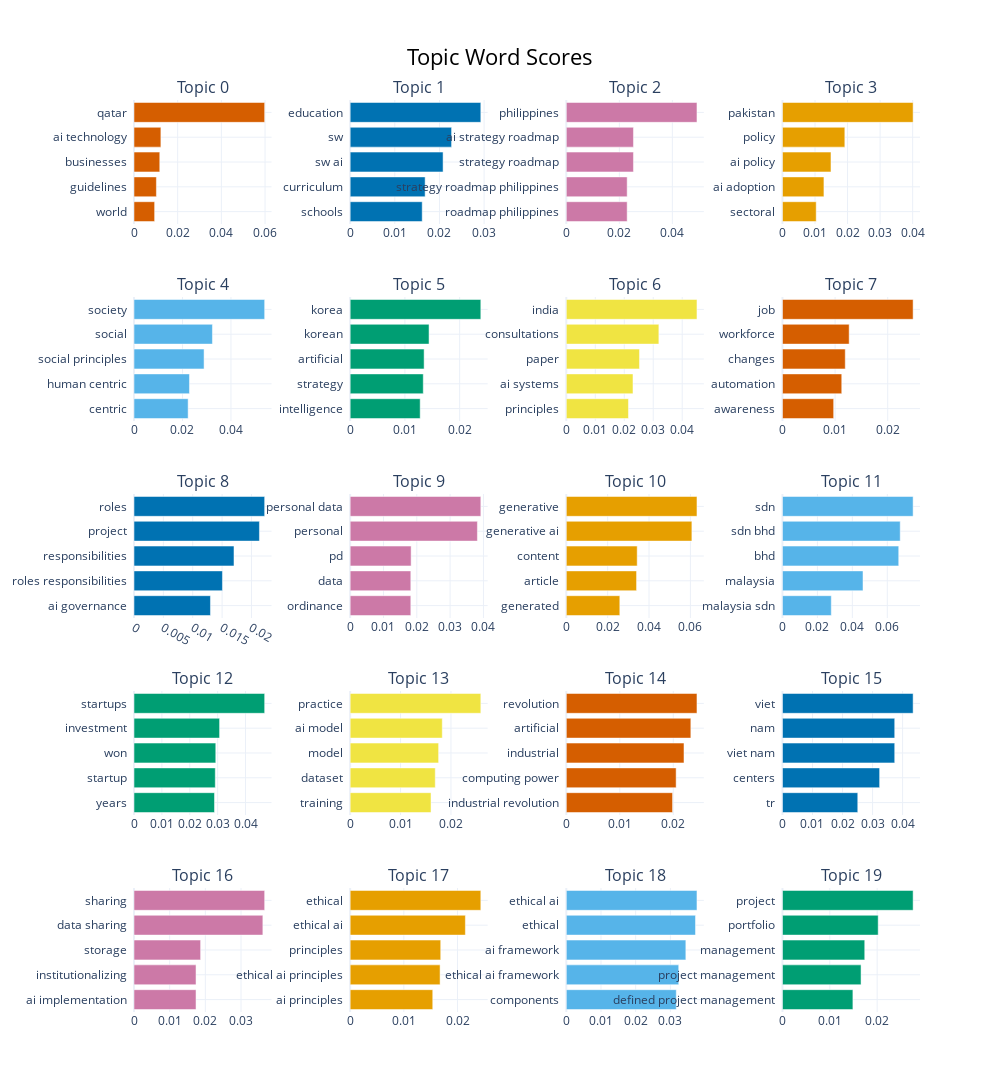

Notebook code cell kept with this figure:
### Code cell
topic_model.visualize_barchart(top_n_topics=20)

### Figure 1 — Plotly figure (JSON) as saved in the notebook; plotly's stock layout.template omitted (floating-point values rounded to 4 significant figures)
{"data": [{"marker": {"color": "#D55E00"}, "orientation": "h", "type": "bar", "x": [0.009444, 0.01026, 0.0118, 0.01231, 0.05983], "xaxis": "x", "y": ["world  ", "guidelines  ", "businesses  ", "ai technology  ", "qatar  "], "yaxis": "y"}, {"marker": {"color": "#0072B2"}, "orientation": "h", "type": "bar", "x": [0.01614, 0.01679, 0.02081, 0.02271, 0.02926], "xaxis": "x2", "y": ["schools  ", "curriculum  ", "sw ai  ", "sw  ", "education  "], "yaxis": "y2"}, {"marker": {"color": "#CC79A7"}, "orientation": "h", "type": "bar", "x": [0.02296, 0.02296, 0.02533, 0.02533, 0.04929], "xaxis": "x3", "y": ["roadmap philippines  ", "strategy roadmap philippines  ", "strategy roadmap  ", "ai strategy roadmap  ", "philippines  "], "yaxis": "y3"}, {"marker": {"color": "#E69F00"}, "orientation": "h", "type": "bar", "x": [0.01037, 0.01274, 0.01491, 0.01916, 0.04014], "xaxis": "x4", "y": ["sectoral  ", "ai adoption  ", "ai policy  ", "policy  ", "pakistan  "], "yaxis": "y4"}, {"marker": {"color": "#56B4E9"}, "orientation": "h", "type": "bar", "x": [0.02233, 0.02288, 0.0289, 0.03235, 0.0539], "xaxis": "x5", "y": ["centric  ", "human centric  ", "social principles  ", "social  ", "society  "], "yaxis": "y5"}, {"marker": {"color": "#009E73"}, "orientation": "h", "type": "bar", "x": [0.01279, 0.01336, 0.01351, 0.01441, 0.02387], "xaxis": "x6", "y": ["intelligence  ", "strategy  ", "artificial  ", "korean  ", "korea  "], "yaxis": "y6"}, {"marker": {"color": "#F0E442"}, "orientation": "h", "type": "bar", "x": [0.02145, 0.02302, 0.02526, 0.03195, 0.0451], "xaxis": "x7", "y": ["principles  ", "ai systems  ", "paper  ", "consultations  ", "india  "], "yaxis": "y7"}, {"marker": {"color": "#D55E00"}, "orientation": "h", "type": "bar", "x": [0.00973, 0.01127, 0.01193, 0.01267, 0.02483], "xaxis": "x8", "y": ["awareness  ", "automation  ", "changes  ", "workforce  ", "job  "], "yaxis": "y8"}, {"marker": {"color": "#0072B2"}, "orientation": "h", "type": "bar", "x": [0.01302, 0.01506, 0.01703, 0.02136, 0.02225], "xaxis": "x9", "y": ["ai governance  ", "roles responsibilities  ", "responsibilities  ", "project  ", "roles  "], "yaxis": "y9"}, {"marker": {"color": "#CC79A7"}, "orientation": "h", "type": "bar", "x": [0.0182, 0.0182, 0.01829, 0.03819, 0.03921], "xaxis": "x10", "y": ["ordinance  ", "data  ", "pd  ", "personal  ", "personal data  "], "yaxis": "y10"}, {"marker": {"color": "#E69F00"}, "orientation": "h", "type": "bar", "x": [0.02587, 0.03397, 0.03428, 0.06072, 0.06318], "xaxis": "x11", "y": ["generated  ", "article  ", "content  ", "generative ai  ", "generative  "], "yaxis": "y11"}, {"marker": {"color": "#56B4E9"}, "orientation": "h", "type": "bar", "x": [0.02795, 0.04609, 0.06654, 0.06739, 0.07478], "xaxis": "x12", "y": ["malaysia sdn  ", "malaysia  ", "bhd  ", "sdn bhd  ", "sdn  "], "yaxis": "y12"}, {"marker": {"color": "#009E73"}, "orientation": "h", "type": "bar", "x": [0.02887, 0.02916, 0.02933, 0.0307, 0.04687], "xaxis": "x13", "y": ["years  ", "startup  ", "won  ", "investment  ", "startups  "], "yaxis": "y13"}, {"marker": {"color": "#F0E442"}, "orientation": "h", "type": "bar", "x": [0.01604, 0.01689, 0.01755, 0.01828, 0.02593], "xaxis": "x14", "y": ["training  ", "dataset  ", "model  ", "ai model  ", "practice  "], "yaxis": "y14"}, {"marker": {"color": "#D55E00"}, "orientation": "h", "type": "bar", "x": [0.01987, 0.02054, 0.02201, 0.02329, 0.02443], "xaxis": "x15", "y": ["industrial revolution  ", "computing power  ", "industrial  ", "artificial  ", "revolution  "], "yaxis": "y15"}, {"marker": {"color": "#0072B2"}, "orientation": "h", "type": "bar", "x": [0.02507, 0.03235, 0.03737, 0.03737, 0.0435], "xaxis": "x16", "y": ["tr  ", "centers  ", "viet nam  ", "nam  ", "viet  "], "yaxis": "y16"}, {"marker": {"color": "#CC79A7"}, "orientation": "h", "type": "bar", "x": [0.01738, 0.01738, 0.01867, 0.03612, 0.03663], "xaxis": "x17", "y": ["ai implementation  ", "institutionalizing  ", "storage  ", "data sharing  ", "sharing  "], "yaxis": "y17"}, {"marker": {"color": "#E69F00"}, "orientation": "h", "type": "bar", "x": [0.01538, 0.01675, 0.01687, 0.02146, 0.02434], "xaxis": "x18", "y": ["ai principles  ", "ethical ai principles  ", "principles  ", "ethical ai  ", "ethical  "], "yaxis": "y18"}, {"marker": {"color": "#56B4E9"}, "orientation": "h", "type": "bar", "x": [0.0317, 0.0324, 0.03446, 0.03724, 0.03767], "xaxis": "x19", "y": ["components  ", "ethical ai framework  ", "ai framework  ", "ethical  ", "ethical ai  "], "yaxis": "y19"}, {"marker": {"color": "#009E73"}, "orientation": "h", "type": "bar", "x": [0.01488, 0.0166, 0.01738, 0.02022, 0.02759], "xaxis": "x20", "y": ["defined project management  ", "project management  ", "management  ", "portfolio  ", "project  "], "yaxis": "y20"}], "layout": {"annotations": [{"font": {"size": 16}, "showarrow": false, "text": "Topic 0", "x": 0.0875, "xanchor": "center", "xref": "paper", "y": 1.0, "yanchor": "bottom", "yref": "paper"}, {"font": {"size": 16}, "showarrow": false, "text": "Topic 1", "x": 0.3625, "xanchor": "center", "xref": "paper", "y": 1.0, "yanchor": "bottom", "yref": "paper"}, {"font": {"size": 16}, "showarrow": false, "text": "Topic 2", "x": 0.6375, "xanchor": "center", "xref": "paper", "y": 1.0, "yanchor": "bottom", "yref": "paper"}, {"font": {"size": 16}, "showarrow": false, "text": "Topic 3", "x": 0.9125, "xanchor": "center", "xref": "paper", "y": 1.0, "yanchor": "bottom", "yref": "paper"}, {"font": {"size": 16}, "showarrow": false, "text": "Topic 4", "x": 0.0875, "xanchor": "center", "xref": "paper", "y": 0.784, "yanchor": "bottom", "yref": "paper"}, {"font": {"size": 16}, "showarrow": false, "text": "Topic 5", "x": 0.3625, "xanchor": "center", "xref": "paper", "y": 0.784, "yanchor": "bottom", "yref": "paper"}, {"font": {"size": 16}, "showarrow": false, "text": "Topic 6", "x": 0.6375, "xanchor": "center", "xref": "paper", "y": 0.784, "yanchor": "bottom", "yref": "paper"}, {"font": {"size": 16}, "showarrow": false, "text": "Topic 7", "x": 0.9125, "xanchor": "center", "xref": "paper", "y": 0.784, "yanchor": "bottom", "yref": "paper"}, {"font": {"size": 16}, "showarrow": false, "text": "Topic 8", "x": 0.0875, "xanchor": "center", "xref": "paper", "y": 0.568, "yanchor": "bottom", "yref": "paper"}, {"font": {"size": 16}, "showarrow": false, "text": "Topic 9", "x": 0.3625, "xanchor": "center", "xref": "paper", "y": 0.568, "yanchor": "bottom", "yref": "paper"}, {"font": {"size": 16}, "showarrow": false, "text": "Topic 10", "x": 0.6375, "xanchor": "center", "xref": "paper", "y": 0.568, "yanchor": "bottom", "yref": "paper"}, {"font": {"size": 16}, "showarrow": false, "text": "Topic 11", "x": 0.9125, "xanchor": "center", "xref": "paper", "y": 0.568, "yanchor": "bottom", "yref": "paper"}, {"font": {"size": 16}, "showarrow": false, "text": "Topic 12", "x": 0.0875, "xanchor": "center", "xref": "paper", "y": 0.352, "yanchor": "bottom", "yref": "paper"}, {"font": {"size": 16}, "showarrow": false, "text": "Topic 13", "x": 0.3625, "xanchor": "center", "xref": "paper", "y": 0.352, "yanchor": "bottom", "yref": "paper"}, {"font": {"size": 16}, "showarrow": false, "text": "Topic 14", "x": 0.6375, "xanchor": "center", "xref": "paper", "y": 0.352, "yanchor": "bottom", "yref": "paper"}, {"font": {"size": 16}, "showarrow": false, "text": "Topic 15", "x": 0.9125, "xanchor": "center", "xref": "paper", "y": 0.352, "yanchor": "bottom", "yref": "paper"}, {"font": {"size": 16}, "showarrow": false, "text": "Topic 16", "x": 0.0875, "xanchor": "center", "xref": "paper", "y": 0.136, "yanchor": "bottom", "yref": "paper"}, {"font": {"size": 16}, "showarrow": false, "text": "Topic 17", "x": 0.3625, "xanchor": "center", "xref": "paper", "y": 0.136, "yanchor": "bottom", "yref": "paper"}, {"font": {"size": 16}, "showarrow": false, "text": "Topic 18", "x": 0.6375, "xanchor": "center", "xref": "paper", "y": 0.136, "yanchor": "bottom", "yref": "paper"}, {"font": {"size": 16}, "showarrow": false, "text": "Topic 19", "x": 0.9125, "xanchor": "center", "xref": "paper", "y": 0.136, "yanchor": "bottom", "yref": "paper"}], "height": 1250, "hoverlabel": {"bgcolor": "white", "font": {"family": "Rockwell", "size": 16}}, "showlegend": false, "title": {"font": {"color": "Black", "size": 22}, "text": "Topic Word Scores", "x": 0.5, "xanchor": "center", "yanchor": "top"}, "width": 1000, "xaxis": {"anchor": "y", "domain": [0, 0.175], "showgrid": true}, "xaxis10": {"anchor": "y10", "domain": [0.275, 0.45], "showgrid": true}, "xaxis11": {"anchor": "y11", "domain": [0.55, 0.725], "showgrid": true}, "xaxis12": {"anchor": "y12", "domain": [0.825, 1], "showgrid": true}, "xaxis13": {"anchor": "y13", "domain": [0, 0.175], "showgrid": true}, "xaxis14": {"anchor": "y14", "domain": [0.275, 0.45], "showgrid": true}, "xaxis15": {"anchor": "y15", "domain": [0.55, 0.725], "showgrid": true}, "xaxis16": {"anchor": "y16", "domain": [0.825, 1], "showgrid": true}, "xaxis17": {"anchor": "y17", "domain": [0, 0.175], "showgrid": true}, "xaxis18": {"anchor": "y18", "domain": [0.275, 0.45], "showgrid": true}, "xaxis19": {"anchor": "y19", "domain": [0.55, 0.725], "showgrid": true}, "xaxis2": {"anchor": "y2", "domain": [0.275, 0.45], "showgrid": true}, "xaxis20": {"anchor": "y20", "domain": [0.825, 1], "showgrid": true}, "xaxis3": {"anchor": "y3", "domain": [0.55, 0.725], "showgrid": true}, "xaxis4": {"anchor": "y4", "domain": [0.825, 1], "showgrid": true}, "xaxis5": {"anchor": "y5", "domain": [0, 0.175], "showgrid": true}, "xaxis6": {"anchor": "y6", "domain": [0.275, 0.45], "showgrid": true}, "xaxis7": {"anchor": "y7", "domain": [0.55, 0.725], "showgrid": true}, "xaxis8": {"anchor": "y8", "domain": [0.825, 1], "showgrid": true}, "xaxis9": {"anchor": "y9", "domain": [0, 0.175], "showgrid": true}, "yaxis": {"anchor": "x", "domain": [0.864, 1.0], "showgrid": true}, "yaxis10": {"anchor": "x10", "domain": [0.432, 0.568], "showgrid": true}, "yaxis11": {"anchor": "x11", "domain": [0.432, 0.568], "showgrid": true}, "yaxis12": {"anchor": "x12", "domain": [0.432, 0.568], "showgrid": true}, "yaxis13": {"anchor": "x13", "domain": [0.216, 0.352], "showgrid": true}, "yaxis14": {"anchor": "x14", "domain": [0.216, 0.352], "showgrid": true}, "yaxis15": {"anchor": "x15", "domain": [0.216, 0.352], "showgrid": true}, "yaxis16": {"anchor": "x16", "domain": [0.216, 0.352], "showgrid": true}, "yaxis17": {"anchor": "x17", "domain": [0, 0.136], "showgrid": true}, "yaxis18": {"anchor": "x18", "domain": [0, 0.136], "showgrid": true}, "yaxis19": {"anchor": "x19", "domain": [0, 0.136], "showgrid": true}, "yaxis2": {"anchor": "x2", "domain": [0.864, 1.0], "showgrid": true}, "yaxis20": {"anchor": "x20", "domain": [0, 0.136], "showgrid": true}, "yaxis3": {"anchor": "x3", "domain": [0.864, 1.0], "showgrid": true}, "yaxis4": {"anchor": "x4", "domain": [0.864, 1.0], "showgrid": true}, "yaxis5": {"anchor": "x5", "domain": [0.648, 0.784], "showgrid": true}, "yaxis6": {"anchor": "x6", "domain": [0.648, 0.784], "showgrid": true}, "yaxis7": {"anchor": "x7", "domain": [0.648, 0.784], "showgrid": true}, "yaxis8": {"anchor": "x8", "domain": [0.648, 0.784], "showgrid": true}, "yaxis9": {"anchor": "x9", "domain": [0.432, 0.568], "showgrid": true}}}
